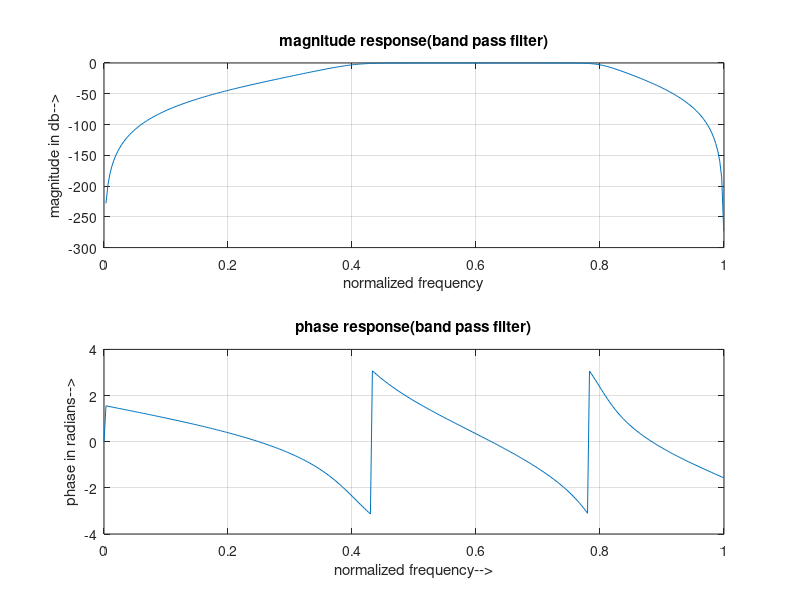

Here is the MATLAB script that generated this plot:
# HR3
clc;
clear all;

close all;

ap=0.5;

as=50;

fp=1000;

fs=2000;

f=5000;

wp=2*fp/f;

ws=2*fs/f;

wn=[wp,ws];

[n]=buttord(wp,ws,ap,as);

[b,a]=butter(n,wn,'bandpass');

w=0:0.01:pi;

h=freqz(b,a,w);

p=angle(h);

mag=20*log10(abs(h));

subplot(2,1,1);

plot(w/pi,mag);

grid;

xlabel('normalized frequency');

ylabel('magnitude in db-->');

title('magnitude response(band pass filter)');

subplot(2,1,2);

plot(w/pi,p);

grid;

xlabel('normalized frequency-->');

ylabel('phase in radians-->');

title('phase response(band pass filter)')
